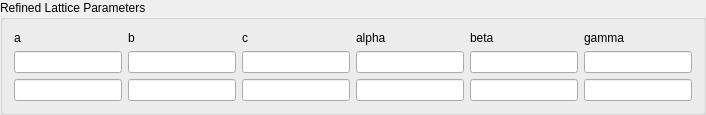
               <widget class="QGroupBox" name="groupBox_18">
                <property name="title">
                 <string>Refined Lattice Parameters</string>
                </property>
                <layout class="QGridLayout" name="gridLayout_29">
                 <item row="1" column="2">
                  <widget class="QLineEdit" name="lineEdit_bUnitCell">
                   <property name="sizePolicy">
                    <sizepolicy hsizetype="Preferred" vsizetype="Fixed">
                     <horstretch>0</horstretch>
                     <verstretch>0</verstretch>
                    </sizepolicy>
                   </property>
                  </widget>
                 </item>
                 <item row="2" column="5">
                  <widget class="QLineEdit" name="lineEdit_betaError">
                   <property name="sizePolicy">
                    <sizepolicy hsizetype="Preferred" vsizetype="Fixed">
                     <horstretch>0</horstretch>
                     <verstretch>0</verstretch>
                    </sizepolicy>
                   </property>
                  </widget>
                 </item>
                 <item row="0" column="3">
                  <widget class="QLabel" name="label_58">
                   <property name="sizePolicy">
                    <sizepolicy hsizetype="Preferred" vsizetype="Preferred">
                     <horstretch>0</horstretch>
                     <verstretch>0</verstretch>
                    </sizepolicy>
                   </property>
                   <property name="maximumSize">
                    <size>
                     <width>16777215</width>
                     <height>20</height>
                    </size>
                   </property>
                   <property name="text">
                    <string>c</string>
                   </property>
                  </widget>
                 </item>
                 <item row="1" column="5">
                  <widget class="QLineEdit" name="lineEdit_betaUnitCell">
                   <property name="sizePolicy">
                    <sizepolicy hsizetype="Preferred" vsizetype="Fixed">
                     <horstretch>0</horstretch>
                     <verstretch>0</verstretch>
                    </sizepolicy>
                   </property>
                  </widget>
                 </item>
                 <item row="0" column="1">
                  <widget class="QLabel" name="label_42">
                   <property name="sizePolicy">
                    <sizepolicy hsizetype="Preferred" vsizetype="Preferred">
                     <horstretch>0</horstretch>
                     <verstretch>0</verstretch>
                    </sizepolicy>
                   </property>
                   <property name="maximumSize">
                    <size>
                     <width>16777215</width>
                     <height>20</height>
                    </size>
                   </property>
                   <property name="text">
                    <string>a</string>
                   </property>
                  </widget>
                 </item>
                 <item row="0" column="5">
                  <widget class="QLabel" name="label_44">
                   <property name="sizePolicy">
                    <sizepolicy hsizetype="Preferred" vsizetype="Preferred">
                     <horstretch>0</horstretch>
                     <verstretch>0</verstretch>
                    </sizepolicy>
                   </property>
                   <property name="maximumSize">
                    <size>
                     <width>16777215</width>
                     <height>20</height>
                    </size>
                   </property>
                   <property name="text">
                    <string>beta</string>
                   </property>
                  </widget>
                 </item>
                 <item row="2" column="3">
                  <widget class="QLineEdit" name="lineEdit_cError">
                   <property name="sizePolicy">
                    <sizepolicy hsizetype="Preferred" vsizetype="Fixed">
                     <horstretch>0</horstretch>
                     <verstretch>0</verstretch>
                    </sizepolicy>
                   </property>
                  </widget>
                 </item>
                 <item row="1" column="3">
                  <widget class="QLineEdit" name="lineEdit_cUnitCell">
                   <property name="sizePolicy">
                    <sizepolicy hsizetype="Preferred" vsizetype="Fixed">
                     <horstretch>0</horstretch>
                     <verstretch>0</verstretch>
                    </sizepolicy>
                   </property>
                  </widget>
                 </item>
                 <item row="0" column="2">
                  <widget class="QLabel" name="label_43">
                   <property name="sizePolicy">
                    <sizepolicy hsizetype="Preferred" vsizetype="Preferred">
                     <horstretch>0</horstretch>
                     <verstretch>0</verstretch>
                    </sizepolicy>
                   </property>
                   <property name="maximumSize">
                    <size>
                     <width>16777215</width>
                     <height>20</height>
                    </size>
                   </property>
                   <property name="text">
                    <string>b</string>
                   </property>
                  </widget>
                 </item>
                 <item row="1" column="4">
                  <widget class="QLineEdit" name="lineEdit_alphaUnitCell">
                   <property name="sizePolicy">
                    <sizepolicy hsizetype="Preferred" vsizetype="Fixed">
                     <horstretch>0</horstretch>
                     <verstretch>0</verstretch>
                    </sizepolicy>
                   </property>
                  </widget>
                 </item>
                 <item row="0" column="6">
                  <widget class="QLabel" name="label_57">
                   <property name="sizePolicy">
                    <sizepolicy hsizetype="Preferred" vsizetype="Preferred">
                     <horstretch>0</horstretch>
                     <verstretch>0</verstretch>
                    </sizepolicy>
                   </property>
                   <property name="maximumSize">
                    <size>
                     <width>16777215</width>
                     <height>20</height>
                    </size>
                   </property>
                   <property name="text">
                    <string>gamma</string>
                   </property>
                  </widget>
                 </item>
                 <item row="1" column="6">
                  <widget class="QLineEdit" name="lineEdit_gammaUnitCell">
                   <property name="sizePolicy">
                    <sizepolicy hsizetype="Preferred" vsizetype="Minimum">
                     <horstretch>0</horstretch>
                     <verstretch>0</verstretch>
                    </sizepolicy>
                   </property>
                  </widget>
                 </item>
                 <item row="2" column="6">
                  <widget class="QLineEdit" name="lineEdit_gammaError">
                   <property name="sizePolicy">
                    <sizepolicy hsizetype="Preferred" vsizetype="Minimum">
                     <horstretch>0</horstretch>
                     <verstretch>0</verstretch>
                    </sizepolicy>
                   </property>
                  </widget>
                 </item>
                 <item row="2" column="4">
                  <widget class="QLineEdit" name="lineEdit_alphaError">
                   <property name="sizePolicy">
                    <sizepolicy hsizetype="Preferred" vsizetype="Fixed">
                     <horstretch>0</horstretch>
                     <verstretch>0</verstretch>
                    </sizepolicy>
                   </property>
                  </widget>
                 </item>
                 <item row="2" column="1">
                  <widget class="QLineEdit" name="lineEdit_aError">
                   <property name="sizePolicy">
                    <sizepolicy hsizetype="Preferred" vsizetype="Fixed">
                     <horstretch>0</horstretch>
                     <verstretch>0</verstretch>
                    </sizepolicy>
                   </property>
                  </widget>
                 </item>
                 <item row="0" column="4">
                  <widget class="QLabel" name="label_59">
                   <property name="sizePolicy">
                    <sizepolicy hsizetype="Preferred" vsizetype="Preferred">
                     <horstretch>0</horstretch>
                     <verstretch>0</verstretch>
                    </sizepolicy>
                   </property>
                   <property name="maximumSize">
                    <size>
                     <width>16777215</width>
                     <height>20</height>
                    </size>
                   </property>
                   <property name="text">
                    <string>alpha</string>
                   </property>
                  </widget>
                 </item>
                 <item row="1" column="1">
                  <widget class="QLineEdit" name="lineEdit_aUnitCell">
                   <property name="sizePolicy">
                    <sizepolicy hsizetype="Preferred" vsizetype="Fixed">
                     <horstretch>0</horstretch>
                     <verstretch>0</verstretch>
                    </sizepolicy>
                   </property>
                  </widget>
                 </item>
                 <item row="2" column="2">
                  <widget class="QLineEdit" name="lineEdit_bError">
                   <property name="sizePolicy">
                    <sizepolicy hsizetype="Preferred" vsizetype="Fixed">
                     <horstretch>0</horstretch>
                     <verstretch>0</verstretch>
                    </sizepolicy>
                   </property>
                  </widget>
                 </item>
                </layout>
               </widget>
